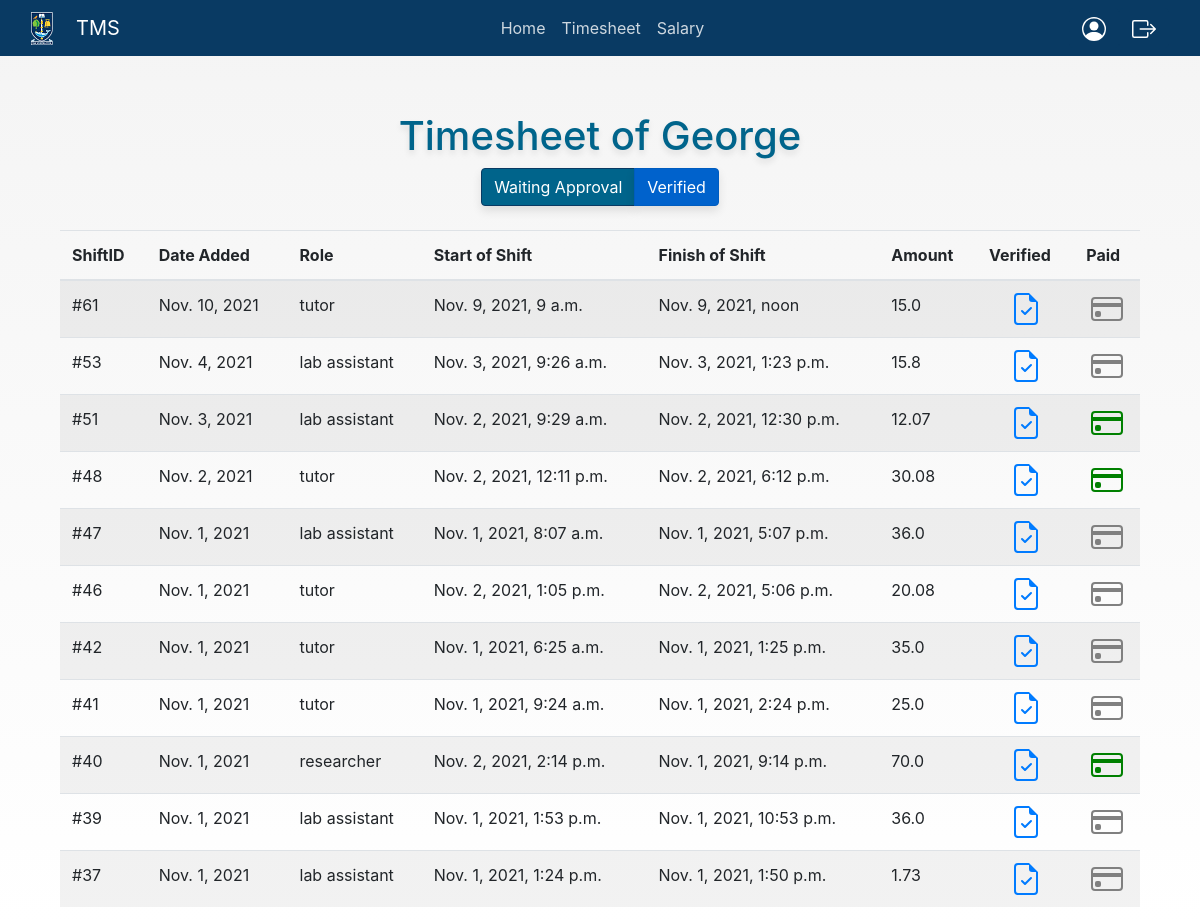
The page /verified_shifts (signed in) on the database its author committed.
### timesheet/models.py (models this page shows, shortened)
class Shift(models.Model):
    studentID = models.ForeignKey(User, blank=True, null=True, on_delete=models.CASCADE)
    date = models.DateTimeField('Date added', auto_now_add=True)
    role = models.ForeignKey(Roles, null=True, on_delete=models.SET_NULL)
    startHour = models.DateTimeField('Time started working')
    endHour = models.DateTimeField('Time finished working')
    verified = models.BooleanField(default=False)
    paid = models.BooleanField(default=False)
    def payment(self):
        time = self.endHour - self.startHour                                 #calculate time working
        payment = round(self.role.hourlyPay * time.seconds / 60 / 60,2)      #hourlyPay * hours worked, rounded for 2 demicals
        return payment

class Roles(models.Model):
    name = models.CharField('Type of role', max_length=120)
    hourlyPay = models.IntegerField('Payment per hour for a role')
    def __str__(self):
        return self.name

### timesheet/views.py (the view)
# urls.py: path('verified_shifts', views.verified_shifts, name="verified-shifts"),
def verified_shifts(request):
    shifts = Shift.objects.all().order_by('-date')
    return render(request, 'timesheet/verified_shifts.html', {'shifts': shifts})

### templates/timesheet/verified_shifts.html (shortened to what this page needs)
{% extends 'timesheet/base.html' %}
    {% block content %}
    <center>
    <br>
    <div class="container">
        <h1>Timesheet of {{ user }}</h1>
        <div class="btn-group">
              <a href="{% url 'shifts' %}" class="btn btn-primary">Waiting Approval</a>
              <a href="{% url 'verified-shifts' %}" class="btn btn-primary active" aria-current="page">Verified</a>
        </div>
        <br/> <br/>
        <table class="table table-striped">
          <thead>
            <tr>
                <th scope="col">ShiftID</th>
                <th scope="col">Date Added</th>
                <th scope="col">Role</th>
                <th scope="col">Start of Shift</th>
                <th scope="col">Finish of Shift</th>
                <th scope="col">Amount</th>
                <th scope="col">Verified</th>
                <th scope="col">Paid</th>
            </tr>
          </thead>
            {% for shift in shifts %}
                {% if user == shift.studentID %}
                    {% if shift.verified %}
                        <tr>
                            <td>
                            #{{ shift.id }}
                            </td>
                            <td>
                            {{ shift.date.date }}
                            </td>
                            <td>
                            {{ shift.role }}
                            </td>
                            <td>
                            {{ shift.startHour }}
                            </td>
                            <td>
                            {{ shift.endHour }}
                            </td>
                            <td>
                            {{ shift.payment }}
                            </td>
                            <td align="center">
                                <a href="{% url 'verify-shift' shift.id %}">
                                </a>
                            </td>
                            <td align="center">
                                <a href="{% url 'pay-shift' shift.id %}">
                                </a>
                            </td>
                        </tr>
                    {% endif %}
                {% endif %}
            {% endfor %}
        </table>
    </div>
    </center>
    {% endblock %}

### static/css/homepage.css (style rules this page uses)
.btn-primary { background-color: #00648b; border-color: #093a63; box-shadow: 0px 5px 10px rgba(0, 0, 0, 0.1); }
body { background-image: linear-gradient(#f4f4f4, #ffffff); }
h1 { color: #00648b; text-shadow: 0px 4px 6px rgba(0, 0, 0, 0.1);; }

### rows shown on the page
Shift: id "61", date "Nov. 10, 2021", role "tutor", startHour "Nov. 9, 2021, 9 a.m.", endHour "Nov. 9, 2021, noon", payment "15.0"
Shift: id "53", date "Nov. 4, 2021", role "lab assistant", startHour "Nov. 3, 2021, 9:26 a.m.", endHour "Nov. 3, 2021, 1:23 p.m.", payment "15.8"
Shift: id "51", date "Nov. 3, 2021", role "lab assistant", startHour "Nov. 2, 2021, 9:29 a.m.", endHour "Nov. 2, 2021, 12:30 p.m.", payment "12.07"
Shift: id "48", date "Nov. 2, 2021", role "tutor", startHour "Nov. 2, 2021, 12:11 p.m.", endHour "Nov. 2, 2021, 6:12 p.m.", payment "30.08"
Shift: id "47", date "Nov. 1, 2021", role "lab assistant", startHour "Nov. 1, 2021, 8:07 a.m.", endHour "Nov. 1, 2021, 5:07 p.m.", payment "36.0"
Shift: id "46", date "Nov. 1, 2021", role "tutor", startHour "Nov. 2, 2021, 1:05 p.m.", endHour "Nov. 2, 2021, 5:06 p.m.", payment "20.08"
Shift: id "42", date "Nov. 1, 2021", role "tutor", startHour "Nov. 1, 2021, 6:25 a.m.", endHour "Nov. 1, 2021, 1:25 p.m.", payment "35.0"
Shift: id "41", date "Nov. 1, 2021", role "tutor", startHour "Nov. 1, 2021, 9:24 a.m.", endHour "Nov. 1, 2021, 2:24 p.m.", payment "25.0"
Shift: id "40", date "Nov. 1, 2021", role "researcher", startHour "Nov. 2, 2021, 2:14 p.m.", endHour "Nov. 1, 2021, 9:14 p.m.", payment "70.0"
Shift: id "39", date "Nov. 1, 2021", role "lab assistant", startHour "Nov. 1, 2021, 1:53 p.m.", endHour "Nov. 1, 2021, 10:53 p.m.", payment "36.0"
Shift: id "37", date "Nov. 1, 2021", role "lab assistant", startHour "Nov. 1, 2021, 1:24 p.m.", endHour "Nov. 1, 2021, 1:50 p.m.", payment "1.73"

### other values the page prints
{{ user }} "George"
